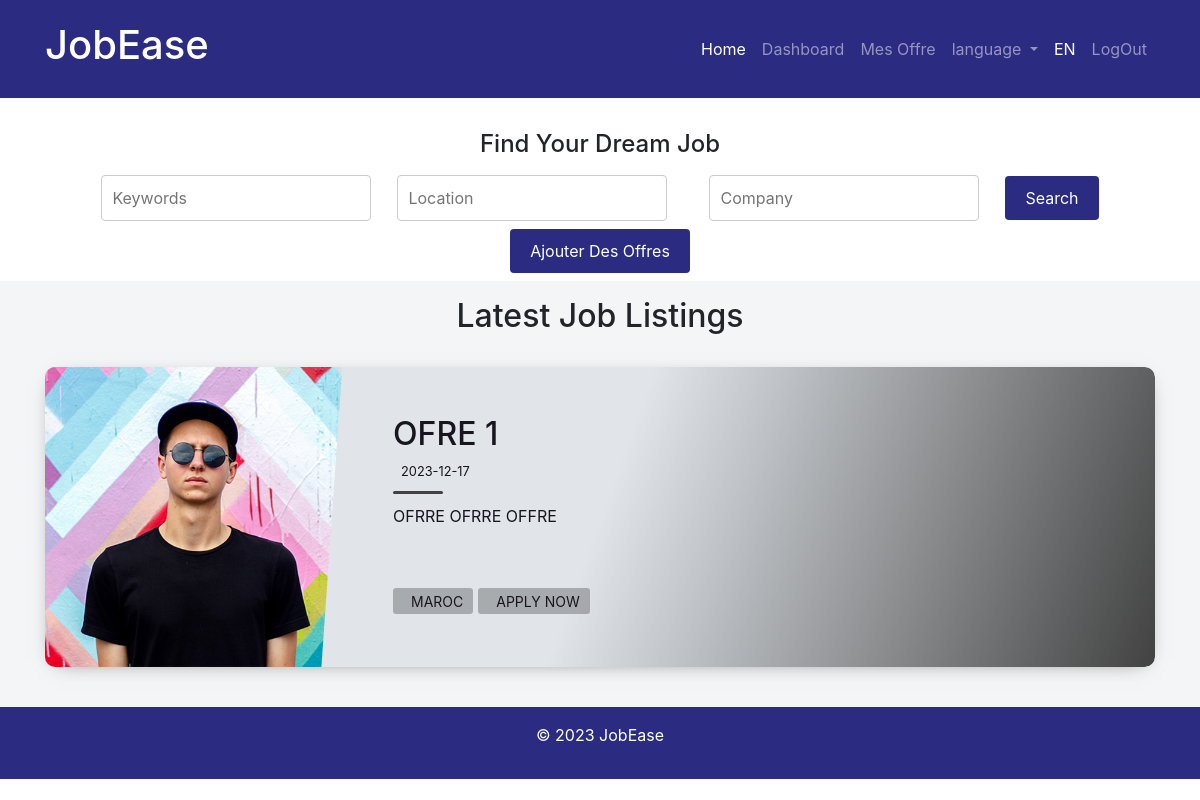
Page /recruteur/offre.php (signed in) on the committed database.
### tables this page shows
CREATE TABLE `offre` (
  `id` int(11) NOT NULL,
  `image` varchar(255) NOT NULL,
  `titre` varchar(50) NOT NULL,
  `description` varchar(255) NOT NULL,
  `date` date NOT NULL DEFAULT current_timestamp(),
  `user_id` int(11) DEFAULT NULL,
  `paye` varchar(50) DEFAULT NULL
);

### recruteur/offre.php (the view, shortened to what this page needs)
<?php
  if(isset($_SESSION["iduser"])){
      $iduser = $_SESSION["iduser"];
  }
  else{
      header("Location:../auth/login.php");
  }
  $connection = new Connection();
  $conn = $connection->conn;
  $sql = "SELECT * FROM offre WHERE user_id = $iduser";
  $result = mysqli_query($conn, $sql);
?>
<!DOCTYPE html>
<html lang="en">
<head>
    <link rel="stylesheet" href="../styles/style.css">
    <link rel="stylesheet" href="https://cdn.jsdelivr.net/npm/bootstrap@4.0.0/dist/css/bootstrap.min.css"
>
</head>
<body>
    <header>
        <nav class="navbar navbar-expand-md navbar-dark">
            <div class="container">
                <a class="navbar-brand" href="#">
                    <h1>JobEase &nbsp &nbsp</h1>
                </a>
                <div class="collapse navbar-collapse" id="collapsibleNavbar">
                    <ul class="navbar-nav ml-auto">
                        <li class="nav-item active">
                            <a class="nav-link" href="index.php">Home</a>
                        </li>
                        <li class="nav-item">
                            <a class="nav-link" href="dashboard/dashboard.php">Dashboard</a>
                        </li>
                        <li class="nav-item">
                            <a class="nav-link" href="offre.php">Mes Offre</a>
                        </li>
                        <li class="nav-item dropdown">
                            <a class="nav-link dropdown-toggle" href="#" id="navbarDropdown" role="button"
                                data-toggle="dropdown" aria-haspopup="true" aria-expanded="false">
                                language
                            </a>
                        </li>
                        <span class="nav-item active">
                            <a class="nav-link" href="#">EN</a>
                        </span>
                        <li class="nav-item">
                            <a class="nav-link" href="../auth/login.php">LogOut</a>
                        </li>
                    </ul>
                </div>
            </div>
        </nav>
    </header>
    <section action="#" method="get" class="search">
        <h2>Find Your Dream Job</h2>
        <form class="form-inline">
            <div class="form-group mb-2">
                <input type="text" name="keywords" placeholder="Keywords">
            </div>
            <div class="form-group mx-sm-3 mb-2">
                <input type="text" name="location" placeholder="Location">
            </div>
            <div class="form-group mx-sm-3 mb-2">
                <input type="text" name="company" placeholder="Company">
            </div>
            <button type="submit" class="btn btn-primary mb-2">Search</button>
        </form>
        <a href="add_page.php"><button type="submit" class="btn btn-primary mb-2">Ajouter Des Offres</button></a>
    </section>
    <section class="light">
        <h2 class="text-center py-3">Latest Job Listings</h2>
        <div class="container py-2">
            <?php while($row = mysqli_fetch_assoc($result) ){?>
            <article class="postcard light green">
                <a class="postcard__img_link" href="#">
                    <img class="postcard__img" src="../uploads/<?php echo $row['image']?>" alt="Image Title" />
                </a>
                <div class="postcard__text t-dark">
                    <h3 class="postcard__title green"><a href="#"><?php echo $row['titre']?></a></h3>
                    <div class="postcard__subtitle small">
                        <time datetime="2020-05-25 12:00:00">
                            <i class="fas fa-calendar-alt mr-2"></i><?php echo $row['date']?>
                        </time>
                    </div>
                    <div class="postcard__bar"></div>
                    <div class="postcard__preview-txt"><?php echo $row['description']?></div>
                    <ul class="postcard__tagbox">
                        <li class="tag__item"><i class="fas fa-tag mr-2"></i><?php echo $row['paye']?></li>
                        <li class="tag__item play green">
                            <a href="#"><i class="fas fa-play mr-2"></i>APPLY NOW</a>
                        </li>
                    </ul>
                </div>
            </article>
            <?php
              }
            ?>
    </section>
    <footer>
        <p>© 2023 JobEase </p>
    </footer>
</body>
</html>

### styles/style.css (style rules this page uses)
* { margin: 0; padding: 0; box-sizing: border-box; }
body { font-family: Arial, sans-serif; background-color: #f4f4f4; line-height: 1.6; color: #333; }
header { background-color: #2a2b81 !important; color: #fff; text-align: center; padding: 0.5rem 0; }
.navbar { background-color: #2a2b81; }
.navbar-brand { color: #ffffff; font-weight: bold; }
.navbar-nav .nav-item .nav-link { color: #fff; position: relative; transition: 0.3s; font-weight: 400; color: #fff; }
.navbar-nav .nav-item .nav-link::before { content: ""; position: absolute; width: 0%; height: 2px; bottom: 0; left: 0; background-color: #f8b739; transition: 0.3s; color: #fff; }
.search { text-align: center; margin-top: 2rem; }
.search h2 { font-size: 24px; margin-bottom: 1rem; }
.search form { display: flex; justify-content: center; align-items: center; }
.search input[type="text"] { padding: 10px; margin-right: 10px; border: 1px solid #ccc; border-radius: 4px; }
.search button { background-color: #2a2b81; color: #fff; border: none; padding: 10px 20px; border-radius: 4px; cursor: pointer; transition: background-color 0.3s; }
footer { text-align: center; background-color: #2a2b81; color: #fff; padding: 1rem 0; }
body { font-family: "Baloo 2", cursive; font-size: 16px; color: #ffffff; text-rendering: optimizeLegibility; font-weight: initial; }
.light { background: #f3f5f7; }
a, a:hover { text-decoration: none; transition: color 0.3s ease-in-out; }
@media screen and (min-width: 1024px) { .postcard__text { padding: 2rem 3.5rem; } }
@media screen and (min-width: 1024px) { .postcard__text:before { content: ""; position: absolute; display: block; top: -20%; height: 130%; width: 55px; } }
.green .postcard__bar { background-color: $main-green; }
.green::before { background-image: linear-gradient( -30deg, $main-green-rgb-015, transparent 50% ); }
.green:nth-child(2n)::before { background-image: linear-gradient( 30deg, $main-green-rgb-015, transparent 50% ); }
@media screen and (min-width: 769px) { .green::before { background-image: linear-gradient( -80deg, $main-green-rgb-015, transparent 50% ); } }
@media screen and (min-width: 769px) { .green:nth-child(2n)::before { background-image: linear-gradient( 80deg, $main-green-rgb-015, transparent 50% ); } }

### rows in the picture
offre: image (picture), titre "OFRE 1", date "2023-12-17", description "OFRRE OFRRE OFFRE", paye "MAROC"
